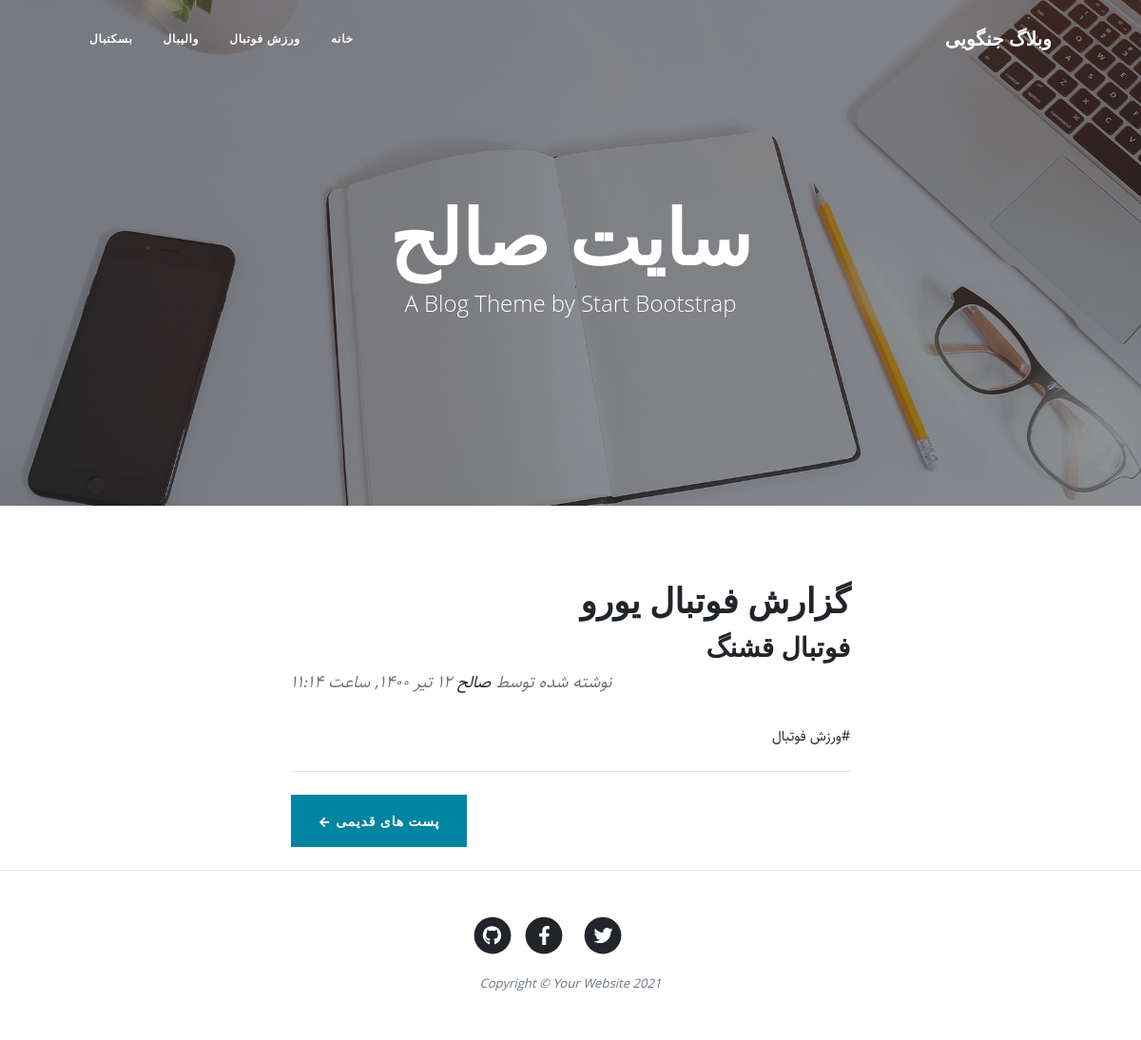
The app's page /, older data.
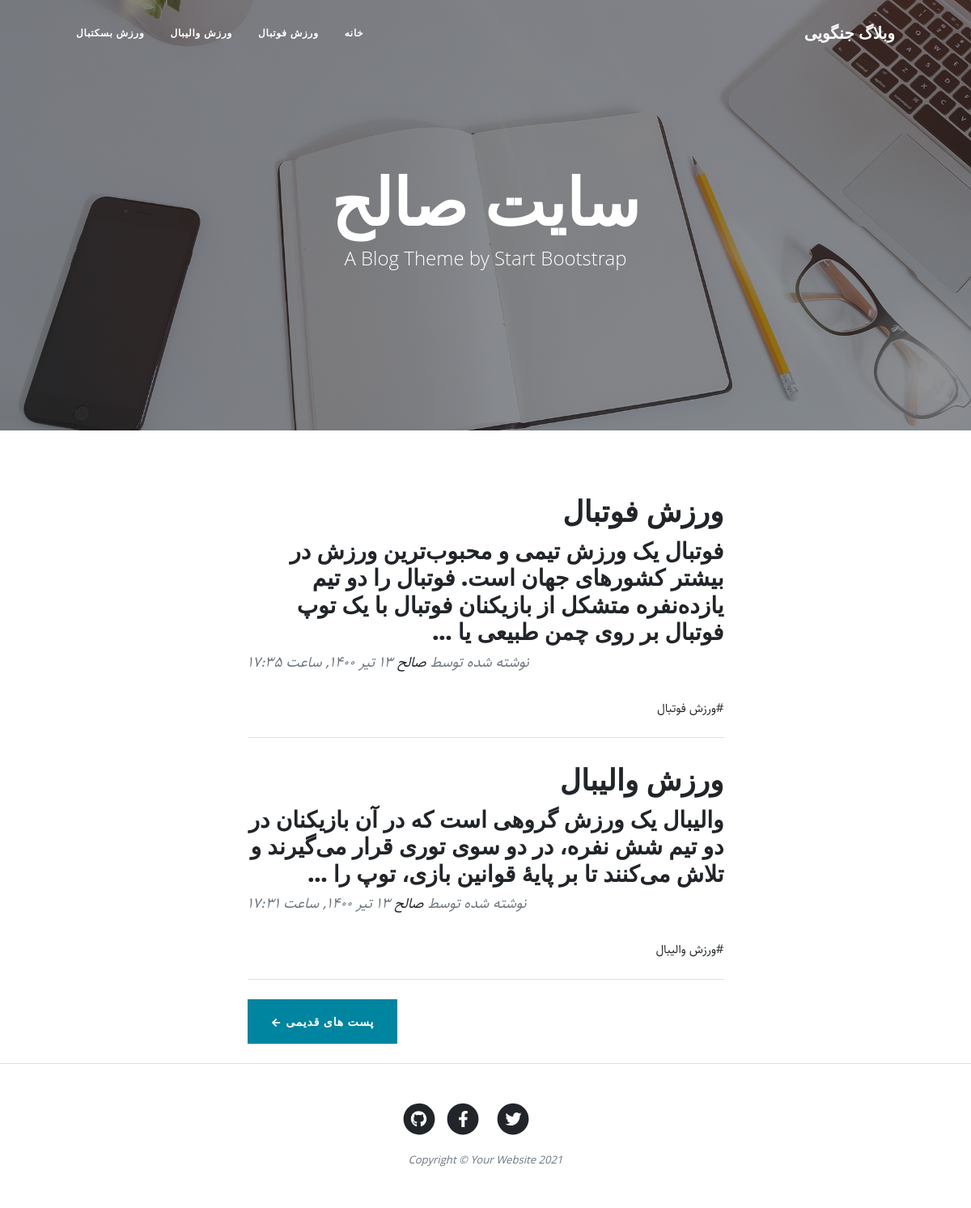
The same page, newer data.
### blog/models.py (models this page shows, shortened)
class Category(models.Model):
    title = models.CharField(max_length=200, verbose_name = "عنوان دسته‌بندي")
    slug = models.SlugField(max_length=100, unique=True, verbose_name = "آدرس دسته‌بندي")
    status = models.BooleanField(default=True, verbose_name= "آيا نمايش داده شود؟")
    position = models.IntegerField(verbose_name="پوزيشن")
    class Meta:
        verbose_name = "دسته‌بندي"
        verbose_name_plural = "دسته‌بندي ها"
        ordering = ["position"]

class Article(models.Model):
    STATUS_CHOICES =(
        ('d', 'پيشن‌‌ويس'),
        ('p', 'منتشر شده'),
    )
    title = models.CharField(max_length=200, verbose_name = "عنوان مقاله")
    slug = models.SlugField(max_length=100, unique=True, verbose_name = "آدرس مقاله")
    category = models.ManyToManyField(Category, verbose_name= "دسته‌بندي", related_name="articles")
    description = models.TextField(verbose_name = "محتوا")
    thumbnail = models.ImageField(upload_to="images", verbose_name = "تصوير مقاله")
    publish = models.DateTimeField(default=timezone.now, verbose_name = "زمان انتشار")
    created = models.DateTimeField(auto_now_add=True)
    updated = models.DateTimeField(auto_now=True)
    status = models.CharField(max_length=1, choices=STATUS_CHOICES, verbose_name = "وضعيت")
    class Meta:
        verbose_name = "مقاله"
        verbose_name_plural = "مقالات"
        ordering = ["-publish"]
    def jpublish(self):
        return jalali_converter(self.publish)
    jpublish.short_description = "زمان انتشار"

### blog/views.py (the view)
# urls.py: 2. Add a URL to urlpatterns:  path('', views.home, name='home')
def home(request):
    context = {
        "articles" : Article.objects.filter(status='p'),
    }
    return render(request,"blog/home.html", context)

### blog/templatetags/base_tags.py (called while the page is built)
@register.simple_tag
def title():
    return "وبلاگ جنگویی"

@register.inclusion_tag("blog/partials/category_navbar.html")
def category_navbar():
    return {
        "category" : Category.objects.filter(status=True)
    }

### extensions/jalali.py (called while the page is built)
    def persian_tuple(self):
        return self.persian_year, self.persian_month, self.persian_day

### extensions/utils.py (called while the page is built)
def persian_numbers_converter(mystr):
    mynumbers = {
        "0" : "۰",
        "1" : "۱",
        "2" : "۲",
        "3" : "۳",
        "4" : "۴",
        "5" : "۵",
        "6" : "۶",
        "7" : "۷",
        "8" : "۸",
        "9" : "۹",
    }
    for e, p in mynumbers.items():
        mystr = mystr.replace(e, p)
    return mystr

def jalali_converter(time):
    jmonths = ["اسفند","بهمن","دي","آذر","آبان","مهر","شهريور","مرداد","تير","خرداد","ارديبهشت","فروردين"]
    time = timezone.localtime(time)
    time_to_str = "{},{},{}".format(time.year, time.month, time.day)
    time_to_tuple = jalali.Gregorian(time_to_str).persian_tuple()
    time_to_list = list(time_to_tuple)
    for index, month in enumerate(jmonths):
        if time_to_list[1] == index - 4:
            time_to_list[1] = month
            break
    output = "{} {} {}, ساعت {}:{}".format(
        time_to_list[2],
        time_to_list[1],
        time_to_list[0],
        time.hour,
        time.minute,
    )
    return persian_numbers_converter(output)

### blog/templates/blog/home.html
{% extends 'blog/base.html' %}
{% load static %}
{% block main %}
        <header class="masthead" style="background-image: url('{% static "blog/assets/img/home-bg.jpg"%}')">
            <div class="container position-relative px-4 px-lg-5">
                <div class="row gx-4 gx-lg-5 justify-content-center">
                    <div class="col-md-10 col-lg-8 col-xl-7">
                        <div class="site-heading">
                            <h1>سايت صالح</h1>
                            <span class="subheading">A Blog Theme by Start Bootstrap</span>
                        </div>
                    </div>
                </div>
            </div>
        </header>
        <div class="container px-4 px-lg-5">
            <div class="row gx-4 gx-lg-5 justify-content-center">
                <div class="col-md-10 col-lg-8 col-xl-7">
                {% for article in articles %}
                <div class="post-preview">
                    <a href="{% url 'detail' article.slug %}"><h2 class="post-title">{{article.title}}</h2></a>
                    <h3 class="post-subtitle">
                        {{article.description|truncatewords:30}}
                        </h3>
                    <p class="post-meta">
                        نوشته شده توسط
                        <a href="#!">صالح</a>
                        {{article.jpublish}}
                    </p>
                    <div>
                        {% for cat in article.category.all %}
                            <a href="#">#{{cat.title}}</a>
                        {% endfor %}
                    </div>
                </div>
                <hr class="my-4" />
                {% endfor %}
                    <div class="d-flex justify-content-end mb-4"><a class="btn btn-primary text-uppercase" href="#!">پست های قدیمی &larr;</a></div>
                </div>
            </div>
        </div>
{% endblock %}

### blog/templates/blog/base.html (shortened to what this page needs)
{% load static %}
{% load base_tags %}
<!DOCTYPE html>
<html lang="en">
    <head>
        <link href="{% static 'blog/css/styles.css' %}" rel="stylesheet" />
        <link href="{% static 'blog/css/rtl.css' %}" rel="stylesheet" />
    </head>
    <body>
        <nav class="navbar navbar-expand-lg navbar-light" id="mainNav">
            <div class="container px-4 px-lg-5">
                <a href="{% url 'home' %}" class="navbar-brand">{% title %}</a>
                {% category_navbar %}
            </div>
        </nav>
        {% block main %}
        {% endblock %}
        <footer class="border-top">
            <div class="container px-4 px-lg-5">
                <div class="row gx-4 gx-lg-5 justify-content-center">
                    <div class="col-md-10 col-lg-8 col-xl-7">
                        <ul class="list-inline text-center">
                            <li class="list-inline-item">
                                <a href="#!">
                                    <span class="fa-stack fa-lg">
                                        <i class="fas fa-circle fa-stack-2x"></i>
                                        <i class="fab fa-twitter fa-stack-1x fa-inverse"></i>
                                    </span>
                                </a>
                            </li>
                            <li class="list-inline-item">
                                <a href="#!">
                                    <span class="fa-stack fa-lg">
                                        <i class="fas fa-circle fa-stack-2x"></i>
                                        <i class="fab fa-facebook-f fa-stack-1x fa-inverse"></i>
                                    </span>
                                </a>
                            </li>
                            <li class="list-inline-item">
                                <a href="#!">
                                    <span class="fa-stack fa-lg">
                                        <i class="fas fa-circle fa-stack-2x"></i>
                                        <i class="fab fa-github fa-stack-1x fa-inverse"></i>
                                    </span>
                                </a>
                            </li>
                        </ul>
                        <div class="small text-center text-muted fst-italic">Copyright &copy; Your Website 2021</div>
                    </div>
                </div>
            </div>
        </footer>
    </body>
</html>

### blog/templates/blog/partials/category_navbar.html
<div class="collapse navbar-collapse" id="navbarResponsive">
    <ul class="navbar-nav ms-auto py-4 py-lg-0">
        <li class="nav-item"><a class="nav-link px-lg-3 py-3 py-lg-4" href="home.html">خانه</a></li>
        {% for cat in category %}
            <li class="nav-item"><a class="nav-link px-lg-3 py-3 py-lg-4" href="{% url 'category' cat.slug %}">{{cat.title}}</a></li>
        {% endfor %}
    </ul>
</div>

### blog/static/blog/css/rtl.css (style rules this page uses)
body { direction: rtl; text-align: right; font-family: "Sahel"; font-size: 15px; }
.navbar-nav { margin-left: initial !important; margin-right: auto; }
.post-meta { text-align: left; }

Row changes from the older to the newer data that the page shows:
changed Category: title "والیبال" → "ورزش والیبال"
changed Category: title "بسکتبال" → "ورزش بسکتبال"
changed Article: title "گزارش فوتبال یورو" → "ورزش فوتبال"; description "فوتبال قشنگ" → "فوتبال یک ورزش تیمی و محبوب‌ترین ورزش در بیشتر کشورهای جهان است. فوتبال را دو تیم یازده‌نفره متشکل از بازیکنان فوتبال با یک توپ فوتبال بر روی چمن طبیعی یا …"; jpublish "۱۲ تير ۱۴۰۰, ساعت ۱۱:۱۴" → "۱۳ تير ۱۴۰۰, ساعت ۱۷:۳۵"
now on this page (row edited): Article: title "ورزش والیبال", description "والیبال یک ورزش گروهی است که در آن بازیکنان در دو تیم شش نفره، در دو سوی توری قرار می‌گیرند و تلاش می‌کنند تا بر پایهٔ قوانین بازی، توپ را …", jpublish "۱۳ تير ۱۴۰۰, ساعت ۱۷:۳۱", Category (title "ورزش والیبال")
